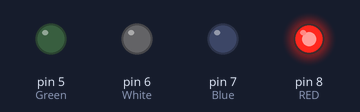
The sketch below on a simulated Arduino Uno, built with avr-gcc and run on an emulated ATmega328P. On the bench: output pins drawn as LEDs (lit = HIGH).

Above: at 0.5 s.
At 2.5 s:
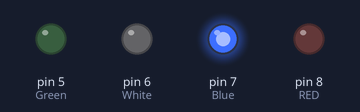
At 4.5 s:
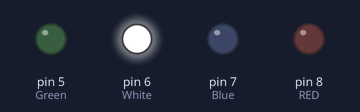
At 6.5 s:
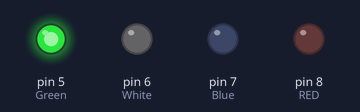
At 9.5 s:
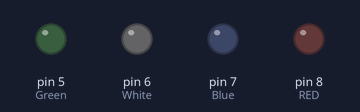
Timing chart, 0 to 10.4 s (numbered marks = the images above):
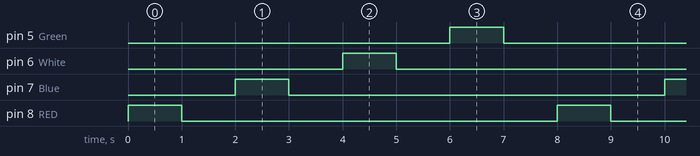

Measured:
- by itself, pin 5 (Green), pin 6 (White), pin 7 (Blue), pin 8 (RED): alternates HIGH for 1.0 s and LOW for 7.0 s
- by itself, everything shown: repeats every 8.0 s, in 8 steps

The sketch:

LED_swtich.ino
```cpp
int RED = 8;
int Blue= 7;
int White =6;
int Green =5;

byte leds = 0;

void setup()
{
  pinMode(RED, OUTPUT);
  pinMode(Blue, OUTPUT);
  pinMode(White, OUTPUT);
  pinMode(Green, OUTPUT);
  digitalWrite(RED, LOW);
  digitalWrite(Blue, LOW);
  digitalWrite(White, LOW);
  digitalWrite(Green, LOW);
}

void loop()
{
  digitalWrite(RED, HIGH); // on
  delay(1000);
  digitalWrite(RED,LOW); // off
  delay(1000);
  digitalWrite(Blue, HIGH);
  delay(1000);
  digitalWrite(Blue,LOW);
  delay(1000);
  digitalWrite(White, HIGH);
  delay(1000);
  digitalWrite(White,LOW);
  delay(1000);
  digitalWrite(Green, HIGH);
  delay(1000);
  digitalWrite(Green,LOW);
  delay(1000);

}
```
